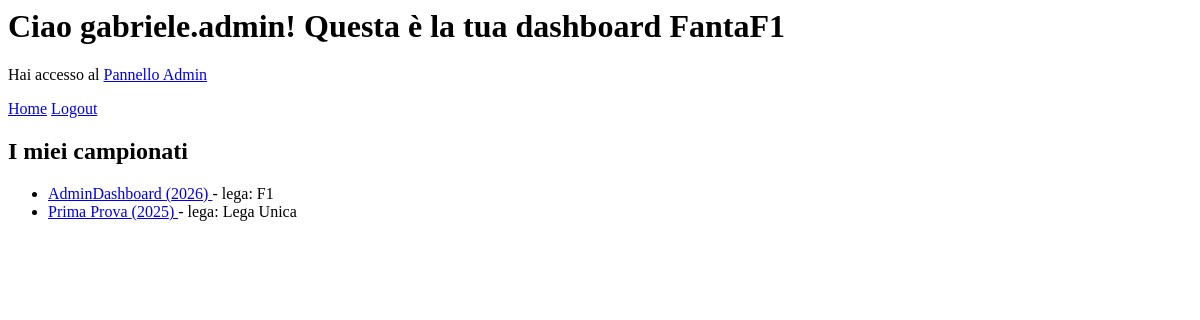
The app's page /dashboard/account/ (signed in), older data.
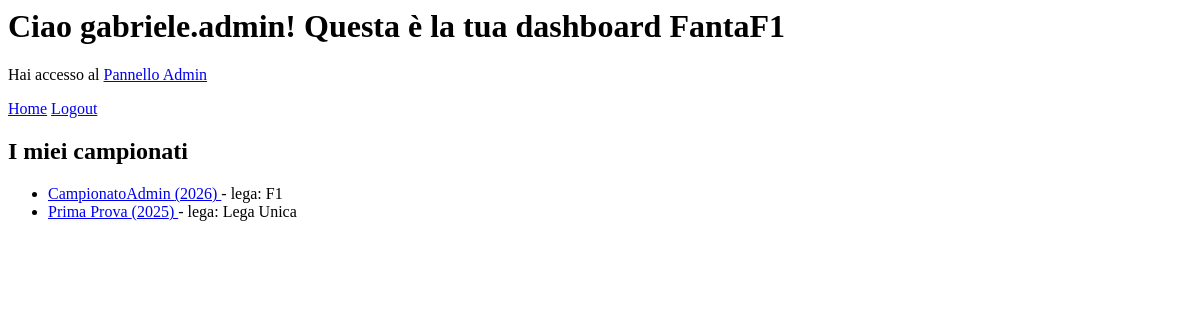
The same page, newer data.
### fantaApp/models.py (models this page shows, shortened)
class ChampionshipPlayer(models.Model):
    user = models.ForeignKey(CustomUser, on_delete=models.CASCADE)
    championship = models.ForeignKey(Championship, on_delete=models.PROTECT, related_name='participants')
    league = models.ForeignKey(League, on_delete=models.PROTECT, related_name='participants')
    player_name = models.CharField(max_length=50)
    available_credit = models.IntegerField(default=2000)
    total_score = models.IntegerField(default=0)
    joined_at = models.DateTimeField(auto_now_add=True)
    class Meta:
        unique_together = [('user', 'championship'), ('player_name', 'championship')]

class Championship(models.Model):
    name = models.CharField(max_length=100)
    year = models.IntegerField()
    active = models.BooleanField(default=True)
    is_private = models.BooleanField(default=True)
    created_at = models.DateTimeField(auto_now_add=True)
    class Meta:
        unique_together = [('name', 'year')]

class League(models.Model):
    championship = models.ForeignKey(Championship, on_delete=models.CASCADE, related_name='leagues')
    name = models.CharField(max_length=100)
    created_at = models.DateTimeField(auto_now_add=True)

### fantaApp/views/dashboard.py (the view)
# urls.py: path("dashboard/account/", dashboard.user_dashboard, name = 'user_dashboard'),
@login_required
def user_dashboard(request):
    user = request.user
    championship = ChampionshipPlayer.objects.filter(
        user=user
    ).select_related('championship', 'league').order_by('championship__active','-championship__year')
    context = {
        "user": user,
        "championship": championship,
        "is_admin": user.user_type == "admin",
        "is_staff": user.user_type == "staff",
        "is_premium": user.user_type == "premium"
    }
    return render(request, "fantaApp/user_dashboard.html", context)

### fantaApp/templates/fantaApp/user_dashboard.html
{% extends 'fantaApp/base.html' %} {% block content %} {% csrf_token %}
<h1>Ciao {{ user.username }}! Questa è la tua dashboard FantaF1</h1>
{% if is_admin %}
<p>Hai accesso al <a href="{% url 'admin:index' %}">Pannello Admin</a></p>
{% elif is_staff %}
<p>Hai accesso staff: <a href="{% url 'admin:index' %}">Pannello Staff</a></p>
{% elif is_premium %}
<p>Utente premium, hai più funzionalità</p>
{% else %}
<p>Benvenuto nel gioco!</p>
{% endif %}
<a href="{% url 'home' %}" class="btn">Home</a>
<a href="{% url 'logout' %}" class="btn">Logout</a>
<h2>I miei campionati</h2>
<ul>
  {% for e in championship %}
  <li>
    <a href="{% url 'championship_dashboard' e.championship.id %}">
      {{ e.championship.name }} ({{ e.championship.year }})
    </a>
    - lega: {{ e.league.name }}
  </li>
  {% empty %}
  <li>Non sei ancora iscritto a nessun campionato.</li>
  {% endfor %}
</ul>
{% endblock %}

Row changes from the older to the newer data that the page shows:
changed through a linked row, ChampionshipPlayer: championship.name "AdminDashboard" → "CampionatoAdmin"
